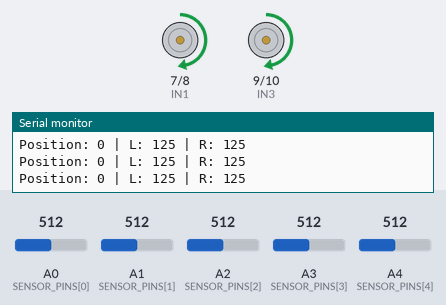
Recording of a sketch running on a simulated Arduino Uno, built with avr-gcc and run on an emulated ATmega328P. On the bench: motor-driver pin pairs drawn as motors (green arrow = first pin HIGH = forward, orange = second pin HIGH = backward, longer = more drive, scaled by the enable pin), the last lines printed to the serial monitor. The test bench sets the inputs (shaded band); at power-on: A0 (SENSOR_PINS[0]) = 512, A2 (SENSOR_PINS[2]) = 512, A1 (SENSOR_PINS[1]) = 512, A3 (SENSOR_PINS[3]) = 512, A4 (SENSOR_PINS[4]) = 512.

Above: at 4.7 s.
4.8 s: A0 (SENSOR_PINS[0]) set to 716
At 5.6 s:
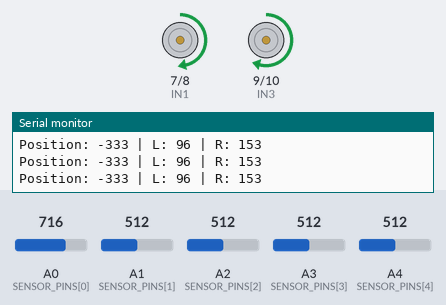
6.3 s: A2 (SENSOR_PINS[2]) set to 716
At 6.7 s:
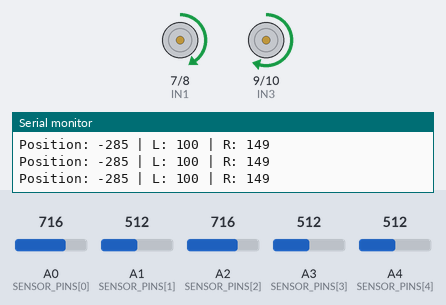
7.8 s: A0 (SENSOR_PINS[0]) set to 821
9.3 s: A0 (SENSOR_PINS[0]) set to 850
At 10.3 s:
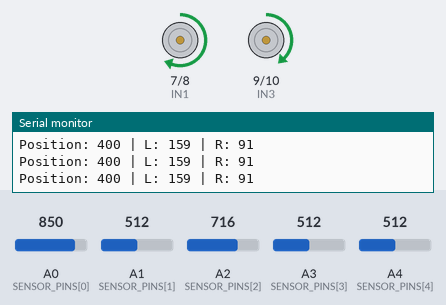
10.8 s: A1 (SENSOR_PINS[1]) set to 190
At 11.5 s:
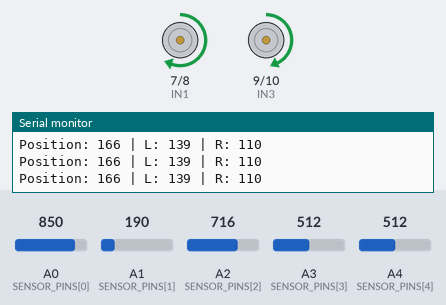
12.3 s: A1 (SENSOR_PINS[1]) set to 167
At 13.8 s:
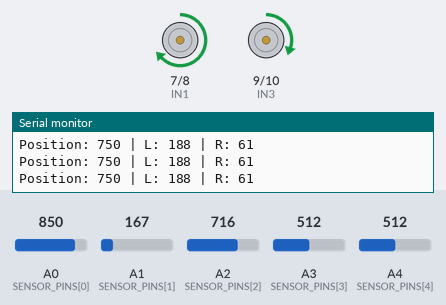
Timing chart, 0 to 14.8 s (numbered marks = the images above; inputs shaded):
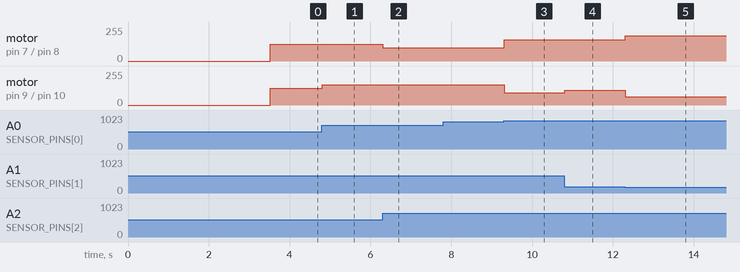

Measured:
- the behaviour switches between 834 and 835 on A0 (SENSOR_PINS[0]) (found by bisection; images 2 and 3)
- the behaviour switches between 180 and 179 on A1 (SENSOR_PINS[1]) (found by bisection; images 4 and 5)
- after the input at 4.8 s, motor on pin 9 (IN3) / pin 10 (IN4): forward 125/255 → forward 153/255 at once
- after the input at 6.3 s, motor on pin 7 (IN1) / pin 8 (IN2): forward 125/255 → forward 100/255 at once
- after the input at 9.3 s, motor on pin 7 (IN1) / pin 8 (IN2): forward 100/255 → forward 159/255 at once; motor on pin 9 (IN3) / pin 10 (IN4): forward 153/255 → forward 91/255 at once
- after the input at 10.8 s, motor on pin 9 (IN3) / pin 10 (IN4): forward 91/255 → forward 110/255 at once
- after the input at 12.3 s, motor on pin 7 (IN1) / pin 8 (IN2): forward 159/255 → forward 188/255 at once; motor on pin 9 (IN3) / pin 10 (IN4): forward 110/255 → forward 61/255 at once

The sketch:

LineFollowingRobot.ino
```cpp
/*
  Line-Following Robot
  Board: Arduino Uno / Nano (ATmega328P)
  Sensors: 5-channel ANALOG IR array, connected to A0-A4
  Motor driver: L298N

  See ../docs/WIRING.md before connecting hardware.
*/

#include <Arduino.h>

// -------------------- USER CONFIGURATION --------------------
const bool LINE_IS_DARK = true;       // true: black line on light floor
const bool MOTOR_LEFT_REVERSED = false;
const bool MOTOR_RIGHT_REVERSED = false;

const int BASE_SPEED = 125;           // 0..255; start slowly
const int MAX_SPEED = 210;            // 0..255
const int MIN_SPEED = 0;

// PID gains: tune for your chassis and track.
float KP = 0.085f;
float KI = 0.000f;
float KD = 0.42f;

// Sensor pins ordered LEFT to RIGHT.
const uint8_t SENSOR_PINS[5] = {A0, A1, A2, A3, A4};

// L298N pins. Remove the ENA/ENB jumpers on the module if using PWM.
const uint8_t ENA = 5;   // Left motor PWM
const uint8_t IN1 = 7;
const uint8_t IN2 = 8;
const uint8_t ENB = 6;   // Right motor PWM
const uint8_t IN3 = 9;
const uint8_t IN4 = 10;

const unsigned long CALIBRATION_TIME_MS = 3000;
const int CALIBRATION_SAMPLES = 100;
const int LINE_DETECT_THRESHOLD = 180; // normalized strength, 0..1000
const unsigned long LOOP_DELAY_MS = 5;

// -------------------- STATE --------------------
int sensorMin[5];
int sensorMax[5];
int sensorRaw[5];
int sensorStrength[5];

float lastError = 0.0f;
float integral = 0.0f;
unsigned long lastControlTime = 0;
int lastSeenDirection = 1; // -1 = line last seen left, +1 = right

// -------------------- MOTOR CONTROL --------------------
void setOneMotor(int speedValue, uint8_t enablePin,
                 uint8_t inputA, uint8_t inputB, bool reversed) {
  speedValue = constrain(speedValue, -255, 255);
  if (reversed) speedValue = -speedValue;

  if (speedValue > 0) {
    digitalWrite(inputA, HIGH);
    digitalWrite(inputB, LOW);
    analogWrite(enablePin, speedValue);
  } else if (speedValue < 0) {
    digitalWrite(inputA, LOW);
    digitalWrite(inputB, HIGH);
    analogWrite(enablePin, -speedValue);
  } else {
    analogWrite(enablePin, 0);
    digitalWrite(inputA, LOW);
    digitalWrite(inputB, LOW);
  }
}

void setMotors(int leftSpeed, int rightSpeed) {
  setOneMotor(leftSpeed, ENA, IN1, IN2, MOTOR_LEFT_REVERSED);
  setOneMotor(rightSpeed, ENB, IN3, IN4, MOTOR_RIGHT_REVERSED);
}

void stopMotors() {
  setMotors(0, 0);
}

// -------------------- SENSOR CALIBRATION --------------------
void calibrateSensors() {
  for (int i = 0; i < 5; i++) {
    sensorMin[i] = 1023;
    sensorMax[i] = 0;
  }

  Serial.println(F("Calibration: move sensors across line and floor."));
  const unsigned long start = millis();
  int samples = 0;

  while ((millis() - start < CALIBRATION_TIME_MS) &&
         samples < CALIBRATION_SAMPLES) {
    for (int i = 0; i < 5; i++) {
      int value = analogRead(SENSOR_PINS[i]);
      if (value < sensorMin[i]) sensorMin[i] = value;
      if (value > sensorMax[i]) sensorMax[i] = value;
    }
    samples++;
    delay(CALIBRATION_TIME_MS / CALIBRATION_SAMPLES);
  }

  // Avoid division by zero if a sensor did not vary during calibration.
  for (int i = 0; i < 5; i++) {
    if (sensorMax[i] - sensorMin[i] < 10) {
      sensorMin[i] = max(0, sensorMin[i] - 5);
      sensorMax[i] = min(1023, sensorMax[i] + 5);
    }
  }
  Serial.println(F("Calibration complete."));
}

void readSensors() {
  for (int i = 0; i < 5; i++) {
    sensorRaw[i] = analogRead(SENSOR_PINS[i]);
    int range = sensorMax[i] - sensorMin[i];
    int normalized = 0;

    if (range > 0) {
      normalized = (sensorRaw[i] - sensorMin[i]) * 1000L / range;
    }
    normalized = constrain(normalized, 0, 1000);

    // On most analog reflectance boards, black may read either higher or lower.
    // Calibration only establishes the range, so choose the stronger side by
    // comparing against the calibrated midpoint and LINE_IS_DARK.
    int midpoint = (sensorMin[i] + sensorMax[i]) / 2;
    bool rawIsHigh = sensorRaw[i] > midpoint;
    bool lineDetected = LINE_IS_DARK ? !rawIsHigh : rawIsHigh;
    sensorStrength[i] = lineDetected ? (1000 - normalized) : normalized;

    // Correct normalized polarity so line strength is high for the configured
    // line color. If your sensor board has opposite analog behavior, see README.
    if (!LINE_IS_DARK) sensorStrength[i] = 1000 - sensorStrength[i];
  }
}

// Returns true if a line was detected; position ranges roughly -2000..+2000.
bool calculateLinePosition(long &position) {
  const int weights[5] = {-2000, -1000, 0, 1000, 2000};
  long weightedTotal = 0;
  long strengthTotal = 0;

  for (int i = 0; i < 5; i++) {
    int strength = sensorStrength[i];
    if (strength >= LINE_DETECT_THRESHOLD) {
      weightedTotal += (long)strength * weights[i];
      strengthTotal += strength;
    }
  }

  if (strengthTotal == 0) return false;
  position = weightedTotal / strengthTotal;
  if (position < 0) lastSeenDirection = -1;
  if (position > 0) lastSeenDirection = 1;
  return true;
}

// -------------------- SETUP / MAIN LOOP --------------------
void setup() {
  Serial.begin(115200);

  pinMode(ENA, OUTPUT);
  pinMode(IN1, OUTPUT);
  pinMode(IN2, OUTPUT);
  pinMode(ENB, OUTPUT);
  pinMode(IN3, OUTPUT);
  pinMode(IN4, OUTPUT);
  for (int i = 0; i < 5; i++) pinMode(SENSOR_PINS[i], INPUT);

  stopMotors();
  delay(500);
  calibrateSensors();
  lastControlTime = micros();

  Serial.println(F("Line follower ready."));
}

void loop() {
  readSensors();

  long position = 0;
  bool lineFound = calculateLinePosition(position);

  if (!lineFound) {
    // Search in the direction where the line was last observed.
    int searchSpeed = 95;
    if (lastSeenDirection < 0) {
      setMotors(-searchSpeed, searchSpeed);
    } else {
      setMotors(searchSpeed, -searchSpeed);
    }
    delay(LOOP_DELAY_MS);
    return;
  }

  // Position is scaled from -2000 (far left) to +2000 (far right).
  float error = (float)position;
  unsigned long now = micros();
  float dt = (now - lastControlTime) / 1000000.0f;
  if (dt <= 0.0f || dt > 0.1f) dt = 0.005f;
  lastControlTime = now;

  integral += error * dt;
  integral = constrain(integral, -5000.0f, 5000.0f);
  float derivative = (error - lastError) / dt;
  float correction = KP * error + KI * integral + KD * derivative;
  lastError = error;

  int leftSpeed = (int)(BASE_SPEED + correction);
  int rightSpeed = (int)(BASE_SPEED - correction);

  leftSpeed = constrain(leftSpeed, MIN_SPEED, MAX_SPEED);
  rightSpeed = constrain(rightSpeed, MIN_SPEED, MAX_SPEED);

  setMotors(leftSpeed, rightSpeed);

  // Optional serial diagnostics for tuning.
  static unsigned long lastPrint = 0;
  if (millis() - lastPrint >= 100) {
    lastPrint = millis();
    Serial.print(F("Position: "));
    Serial.print(position);
    Serial.print(F(" | L: "));
    Serial.print(leftSpeed);
    Serial.print(F(" | R: "));
    Serial.println(rightSpeed);
  }

  delay(LOOP_DELAY_MS);
}
```
